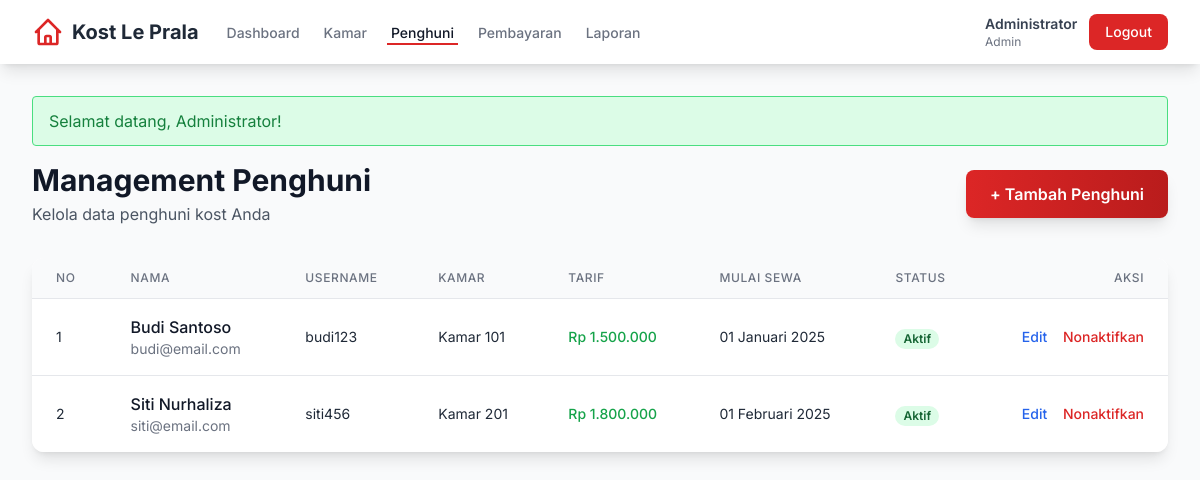
Page /dashboard/penghuni.php (signed in) on the committed database.
### tables this page shows
CREATE TABLE penghuni (
    id INT PRIMARY KEY AUTO_INCREMENT,
    user_id INT NOT NULL,
    kamar_id INT,
    tanggal_masuk DATE,
    tanggal_keluar DATE NULL,
    lama_sewa INT COMMENT 'dalam bulan',
    status_sewa ENUM('aktif', 'selesai') DEFAULT 'aktif',
    created_at TIMESTAMP DEFAULT CURRENT_TIMESTAMP,
    updated_at TIMESTAMP DEFAULT CURRENT_TIMESTAMP ON UPDATE CURRENT_TIMESTAMP,
    FOREIGN KEY (user_id) REFERENCES users(id) ON DELETE CASCADE,
    FOREIGN KEY (kamar_id) REFERENCES kamar(id) ON DELETE SET NULL
);

CREATE TABLE users (
    id INT PRIMARY KEY AUTO_INCREMENT,
    username VARCHAR(50) UNIQUE NOT NULL,
    password VARCHAR(255) NOT NULL,
    nama_lengkap VARCHAR(100) NOT NULL,
    email VARCHAR(100) UNIQUE NOT NULL,
    no_telp VARCHAR(15),
    role ENUM('admin', 'penghuni') NOT NULL,
    status ENUM('aktif', 'nonaktif') DEFAULT 'aktif',
    created_at TIMESTAMP DEFAULT CURRENT_TIMESTAMP,
    updated_at TIMESTAMP DEFAULT CURRENT_TIMESTAMP ON UPDATE CURRENT_TIMESTAMP
);

CREATE TABLE kamar (
    id INT PRIMARY KEY AUTO_INCREMENT,
    nomor_kamar VARCHAR(10) UNIQUE NOT NULL,
    tarif DECIMAL(10,2) NOT NULL,
    fasilitas TEXT,
    status ENUM('kosong', 'terisi') DEFAULT 'kosong',
    created_at TIMESTAMP DEFAULT CURRENT_TIMESTAMP,
    updated_at TIMESTAMP DEFAULT CURRENT_TIMESTAMP ON UPDATE CURRENT_TIMESTAMP
);

### dashboard/penghuni.php (the view, shortened to what this page needs)
<?php
require_once '../config.php';
$penghuni_list = $conn->query("
    SELECT p.*, u.username, u.nama_lengkap, u.email, u.no_telp, u.status as user_status, k.nomor_kamar, k.tarif
    FROM penghuni p
    JOIN users u ON p.user_id = u.id
    LEFT JOIN kamar k ON p.kamar_id = k.id
    WHERE p.status_sewa = 'aktif'
    ORDER BY k.nomor_kamar
");
?>
<!DOCTYPE html>
<html lang="id">
<head>
    <script src="https://cdn.tailwindcss.com"></script>
</head>
<body class="bg-gray-50">
        <nav class="bg-white shadow-lg sticky top-0 z-50">
        <div class="max-w-7xl mx-auto px-4 sm:px-6 lg:px-8">
            <div class="flex justify-between h-16">
                <div class="flex items-center">
                    <div class="flex-shrink-0 flex items-center">
                        <svg class="h-8 w-8 text-red-600" fill="none" stroke="currentColor" viewBox="0 0 24 24">
                            <path stroke-linecap="round" stroke-linejoin="round" stroke-width="2" d="M3 12l2-2m0 0l7-7 7 7M5 10v10a1 1 0 001 1h3m10-11l2 2m-2-2v10a1 1 0 01-1 1h-3m-6 0a1 1 0 001-1v-4a1 1 0 011-1h2a1 1 0 011 1v4a1 1 0 001 1m-6 0h6"></path>
                        </svg>
                        <span class="ml-2 text-xl font-bold text-gray-800">Kost Le Prala</span>
                    </div>
                    <div class="hidden sm:ml-6 sm:flex sm:space-x-4">
                        <a href="../dashboard" class="border-transparent text-gray-500 hover:border-gray-300 hover:text-gray-700 inline-flex items-center px-1 pt-1 border-b-2 text-sm font-medium">
                            Dashboard
                        </a>
                        <a href="kamar.php" class="border-transparent text-gray-500 hover:border-gray-300 hover:text-gray-700 inline-flex items-center px-1 pt-1 border-b-2 text-sm font-medium">
                            Kamar
                        </a>
                        <a href="penghuni.php" class="border-b-2 border-red-600 text-gray-900 inline-flex items-center px-1 pt-1 text-sm font-medium">
                            Penghuni
                        </a>
                        <a href="pembayaran.php" class="border-transparent text-gray-500 hover:border-gray-300 hover:text-gray-700 inline-flex items-center px-1 pt-1 border-b-2 text-sm font-medium">
                            Pembayaran
                        </a>
                        <a href="laporan.php" class="border-transparent text-gray-500 hover:border-gray-300 hover:text-gray-700 inline-flex items-center px-1 pt-1 border-b-2 text-sm font-medium">
                            Laporan
                        </a>
                    </div>
                </div>
                <div class="flex items-center">
                    <div class="ml-3 relative">
                        <div class="flex items-center space-x-3">
                            <span class="text-sm text-gray-700">
                                <span class="font-semibold"><?php echo $_SESSION['nama_lengkap']; ?></span>
                                <span class="text-xs text-gray-500 block">Admin</span>
                            </span>
                            <a href="../logout.php" class="bg-red-600 hover:bg-red-700 text-white px-4 py-2 rounded-lg text-sm font-medium transition duration-200">
                                Logout
                            </a>
                        </div>
                    </div>
                </div>
            </div>
        </div>
    </nav>
    <div class="max-w-7xl mx-auto px-4 sm:px-6 lg:px-8 py-8">
        <div class="mb-8 flex flex-col sm:flex-row sm:items-center sm:justify-between">
            <div>
                <h1 class="text-3xl font-bold text-gray-900">Management Penghuni</h1>
                <p class="text-gray-600 mt-1">Kelola data penghuni kost Anda</p>
            </div>
            <button onclick="openModal('create')" class="mt-4 sm:mt-0 bg-gradient-to-r from-red-600 to-red-700 hover:from-red-700 hover:to-red-800 text-white px-6 py-3 rounded-lg font-semibold shadow-lg hover:shadow-xl transition duration-300 transform hover:-translate-y-0.5">
                + Tambah Penghuni
            </button>
        </div>
        <div class="bg-white rounded-xl shadow-lg overflow-hidden">
            <?php if ($penghuni_list->num_rows > 0): ?>
            <div class="overflow-x-auto">
                <table class="min-w-full divide-y divide-gray-200">
                    <thead class="bg-gray-50">
                        <tr>
                            <th class="px-6 py-3 text-left text-xs font-medium text-gray-500 uppercase tracking-wider">No</th>
                            <th class="px-6 py-3 text-left text-xs font-medium text-gray-500 uppercase tracking-wider">Nama</th>
                            <th class="px-6 py-3 text-left text-xs font-medium text-gray-500 uppercase tracking-wider">Username</th>
                            <th class="px-6 py-3 text-left text-xs font-medium text-gray-500 uppercase tracking-wider">Kamar</th>
                            <th class="px-6 py-3 text-left text-xs font-medium text-gray-500 uppercase tracking-wider">Tarif</th>
                            <th class="px-6 py-3 text-left text-xs font-medium text-gray-500 uppercase tracking-wider">Mulai Sewa</th>
                            <th class="px-6 py-3 text-left text-xs font-medium text-gray-500 uppercase tracking-wider">Status</th>
                            <th class="px-6 py-3 text-right text-xs font-medium text-gray-500 uppercase tracking-wider">Aksi</th>
                        </tr>
                    </thead>
                    <tbody class="bg-white divide-y divide-gray-200">
                        <?php $no = 1; while ($row = $penghuni_list->fetch_assoc()): ?>
                        <tr class="hover:bg-gray-50 transition">
                            <td class="px-6 py-4 whitespace-nowrap text-sm text-gray-800"><?php echo $no++; ?></td>
                            <td class="px-6 py-4 whitespace-nowrap">
                                <div class="font-medium text-gray-900"><?php echo htmlspecialchars($row['nama_lengkap']); ?></div>
                                <div class="text-sm text-gray-500"><?php echo htmlspecialchars($row['email']); ?></div>
                            </td>
                            <td class="px-6 py-4 whitespace-nowrap text-sm text-gray-800"><?php echo htmlspecialchars($row['username']); ?></td>
                            <td class="px-6 py-4 whitespace-nowrap text-sm text-gray-800">
                                <?php echo $row['nomor_kamar'] ? 'Kamar ' . htmlspecialchars($row['nomor_kamar']) : '<span class="text-orange-500">Belum ditentukan</span>'; ?>
                            </td>
                            <td class="px-6 py-4 whitespace-nowrap text-sm font-medium text-green-600">
                                <?php echo $row['tarif'] ? format_rupiah($row['tarif']) : '-'; ?>
                            </td>
                            <td class="px-6 py-4 whitespace-nowrap text-sm text-gray-800">
                                <?php echo format_tanggal($row['tanggal_masuk']); ?>
                            </td>
                            <td class="px-6 py-4 whitespace-nowrap">
                                <?php if ($row['user_status'] == 'aktif'): ?>
                                    <span class="px-2 inline-flex text-xs leading-5 font-semibold rounded-full bg-green-100 text-green-800">Aktif</span>
                                <?php else: ?>
                                    <span class="px-2 inline-flex text-xs leading-5 font-semibold rounded-full bg-red-100 text-red-800">Nonaktif</span>
                                <?php endif; ?>
                            </td>
                            <td class="px-6 py-4 whitespace-nowrap text-right text-sm font-medium">
                                <button onclick='openModal("edit", <?php echo htmlspecialchars(json_encode($row), ENT_QUOTES); ?>)' class="text-blue-600 hover:text-blue-900 mr-3">Edit</button>
                                <form method="POST" style="display:inline;" onsubmit="return confirm('Yakin ingin menonaktifkan penghuni ini?')">
                                    <button type="submit" class="text-red-600 hover:text-red-900">Nonaktifkan</button>
                                </form>
                            </td>
                        </tr>
                        <?php endwhile; ?>
                    </tbody>
                </table>
            </div>
            <?php endif; ?>
        </div>
    </div>
</body>
</html>

### dashboard/penghuni.php (style rules this page uses)
body { font-family: 'Inter', sans-serif; }

### rows in the picture
penghuni: user.nama_lengkap "Budi Santoso", user.email "budi@email.com", user.username "budi123", kamar.nomor_kamar "101", kamar.tarif "Rp 1.500.000", tanggal_masuk "01 Januari 2025"
penghuni: user.nama_lengkap "Siti Nurhaliza", user.email "siti@email.com", user.username "siti456", kamar.nomor_kamar "201", kamar.tarif "Rp 1.800.000", tanggal_masuk "01 Februari 2025"

### other values in the picture
$_SESSION['nama_lengkap'] "Administrator"
$_SESSION['message'] "Selamat datang, Administrator!"
